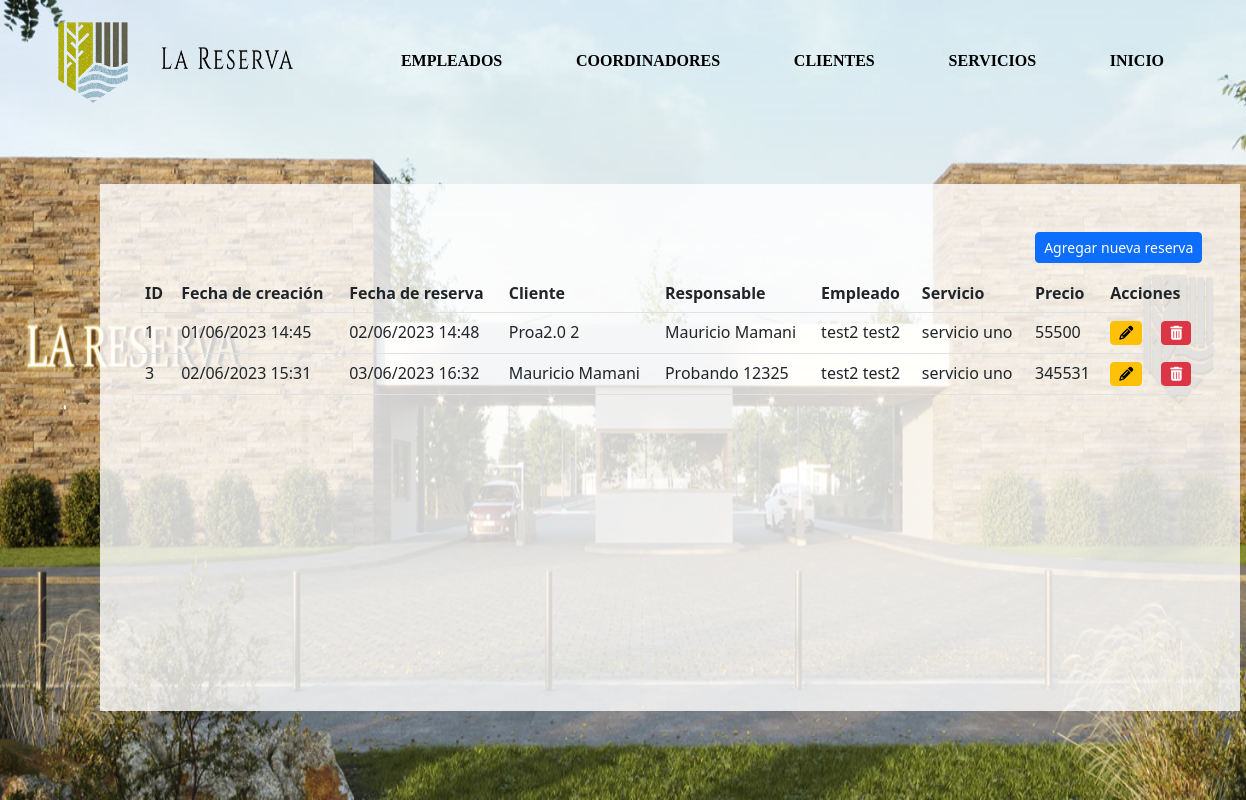
Before: /reservas/listado/ with the older database file.
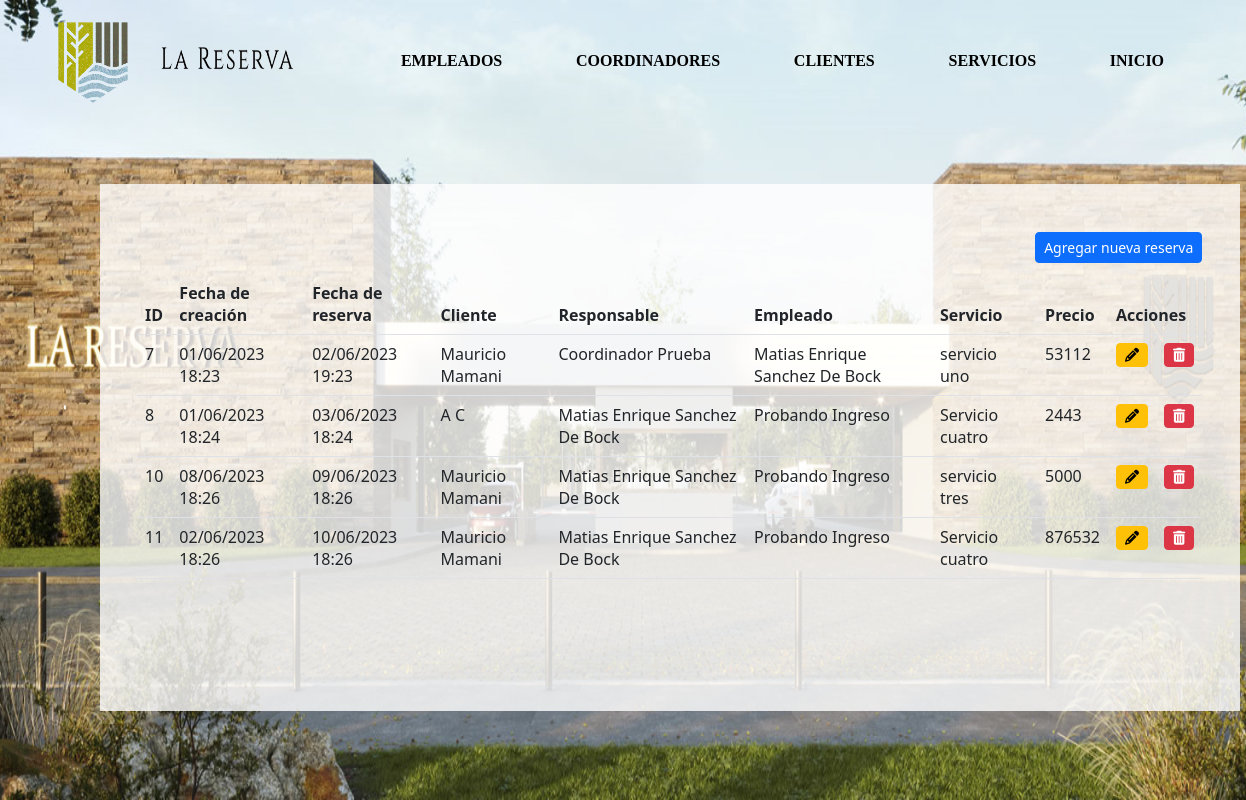
After: the same page with the newer database file.
### reservas/models.py (models this page shows, shortened)
class ReservaServicio(models.Model):
    fecha_creacion = models.DateTimeField(verbose_name="Fecha de creacion",auto_now_add=True)
    fecha_reserva = models.DateTimeField(verbose_name="Fecha de reserva")
    cliente = models.ForeignKey(Cliente,verbose_name="Cliente",on_delete=models.CASCADE,related_name="cliente")
    responsable = models.ForeignKey(Coordinador,verbose_name="Coordinador",on_delete=models.CASCADE,related_name="coordinador")
    empleado = models.ForeignKey(Empleado,verbose_name="Empleado",on_delete=models.CASCADE,related_name="empleado")
    servicio = models.ForeignKey(Servicio,verbose_name="Servicio",on_delete=models.CASCADE,related_name="servicio")
    precio = models.IntegerField(verbose_name="Precio")

class Cliente(models.Model):
    nombre = models.CharField(verbose_name="Nombre",max_length=50)
    apellido = models.CharField(verbose_name="Apellido",max_length=50)
    activo = models.BooleanField(verbose_name="Activo",default=True)

class Coordinador(models.Model):
    nombre = models.CharField(verbose_name="Nombre",max_length=50)
    apellido = models.CharField(verbose_name="Apellido",max_length=50)
    numero_documento = models.IntegerField(verbose_name="Numero de documento", unique=True)
    fecha_alta = models.DateTimeField(verbose_name="Fecha de alta",auto_now_add=True)
    activo = models.BooleanField(verbose_name="Activo",default=True)

class Empleado(models.Model):
    nombre = models.CharField(verbose_name="Nombre",max_length=50)
    apellido = models.CharField(verbose_name="Apellido",max_length=50)
    numero_legajo = models.IntegerField(verbose_name="Numero de legajo", unique=True)
    activo = models.BooleanField(verbose_name="Activo",default=True)

class Servicio(models.Model):
    nombre = models.CharField(verbose_name="Nombre", max_length=50)
    descripcion = models.CharField(verbose_name="Descripcion", max_length=50)
    precio = models.IntegerField(verbose_name="Precio")
    activo = models.BooleanField(verbose_name="Activo", default=True)

### reservas/views.py (the view)
# urls.py: path('listado/', views.listado_reservas_de_servicios,name="listado_reservas_de_servicios"),
def listado_reservas_de_servicios(request):
    reservas = ReservaServicio.objects.all();
    return render(request,"reservas/listar_reservas_de_servicios.html",{"reservas":reservas})

### reservas/templates/reservas/listar_reservas_de_servicios.html (shortened to what this page needs)
{% load static %}
<link rel="stylesheet" href="{% static 'css/home.css' %}">
 <link rel="stylesheet" href="{% static 'css/listados.css' %}" />
 <link rel="stylesheet" href="https://cdnjs.cloudflare.com/ajax/libs/font-awesome/6.2.1/css/all.min.css" />
 <link rel="stylesheet" href="https://cdn.jsdelivr.net/npm/bootstrap@5.2.3/dist/css/bootstrap.min.css" />
<div class="cabecera">
    <div>
        <img src="{% static 'img/BANNER-01.png' %}" alt="" width="100%" id="fondo">
    </div>
    <div class="navegar">
        <div id="div_logo">
            <img src="{% static 'img/resetImage.png' %}" alt="" id="logo">
            <img src="{% static 'img/resetImage (1).png' %}" alt="" id="logo_letra">
        </div>
        <div id="nav">
            <a href="{% url 'listado_empleados' %}" class="a">EMPLEADOS</a>
            <a href="{% url 'listado_coordinadores' %}" class="a">COORDINADORES</a>
            <a href="{% url 'listado_clientes' %}" class="a">CLIENTES</a>
            <a href="{% url 'listado_servicios' %}" class="a">SERVICIOS</a>
            <a href="{% url 'home' %}" class="a">INICIO</a>
        </div>
    </div>
    {% load tz %}
    <div class="container mt-4" id="tabla">
        <div class="row">
            <div class="col-sm-12 col-md-12 col-lg-12 col-xl-12">
                <a href="{% url 'registrar_reserva_de_servicio' %}" id="nuevo"><button class='btn btn-sm btn-primary'>Agregar nueva reserva</button></a>
                <div class="table-responsive" id="div1">
                    <table id="listado" class="table">
                        <thead>
                            <tr>
                                <th>ID</th>
                                <th>Fecha de creación</th>
                                <th>Fecha de reserva</th>
                                <th>Cliente</th>
                                <th>Responsable</th>
                                <th>Empleado</th>
                                <th>Servicio</th>
                                <th>Precio</th>
                                <th colspan="2">Acciones</th>
                            </tr>
                        </thead>
                        <tbody>
                            {% for reserva in reservas %}
                            <tr>
                                <td>{{reserva.id}}</td>
                                {% load tz %}
                                <td>{{reserva.fecha_creacion|localtime|date:"d/m/Y H:i"}}</td>
                                <td>{{reserva.fecha_reserva|localtime|date:"d/m/Y H:i" }}</td>
                                <td>{{reserva.cliente.nombre}} {{reserva.cliente.apellido}}</td>
                                <td>{{reserva.responsable.nombre}} {{reserva.responsable.apellido}}</td>
                                <td>{{reserva.empleado.nombre}} {{reserva.empleado.apellido}}</td>
                                <td>{{reserva.servicio.nombre}}</td>
                                <td>{{reserva.precio}}</td>
                                <td><a href="{% url 'modificar_reserva_de_servicio' reserva.id %}"><button class='btn btn-sm btn-warning'><i class='fa-solid fa-pencil'></i></button></a></td>
                                <td><a href="{% url 'eliminar_reserva_de_servicio' reserva.id %}"><button class='btn btn-sm btn-danger'><i class='fa-solid fa-trash-can'></i></button></a></td>
                            </tr>
                            {% endfor %}
                        </tbody>
                    </table>
                </div>
            </div>
        </div>
    </div>
</div>

Changed rows visible on the page:
removed ReservaServicio: id "1", fecha_creacion "01/06/2023 14:45", fecha_reserva "02/06/2023 14:48", cliente.nombre "Proa2.0", cliente.apellido "2", responsable.nombre "Mauricio", responsable.apellido "Mamani", empleado.nombre "test2", empleado.apellido "test2", servicio.nombre "servicio uno", precio "55500"
removed ReservaServicio: id "3", fecha_creacion "02/06/2023 15:31", fecha_reserva "03/06/2023 16:32", cliente.nombre "Mauricio", cliente.apellido "Mamani", responsable.nombre "Probando", responsable.apellido "12325", empleado.nombre "test2", empleado.apellido "test2", servicio.nombre "servicio uno", precio "345531"
added ReservaServicio: id "7", fecha_creacion "01/06/2023 18:23", fecha_reserva "02/06/2023 19:23", cliente.nombre "Mauricio", cliente.apellido "Mamani", responsable.nombre "Coordinador", responsable.apellido "Prueba", empleado.nombre "Matias Enrique", empleado.apellido "Sanchez De Bock", servicio.nombre "servicio uno", precio "53112"
added ReservaServicio: id "8", fecha_creacion "01/06/2023 18:24", fecha_reserva "03/06/2023 18:24", cliente.nombre "A", cliente.apellido "C", responsable.nombre "Matias Enrique", responsable.apellido "Sanchez De Bock", empleado.nombre "Probando", empleado.apellido "Ingreso", servicio.nombre "Servicio cuatro", precio "2443"
added ReservaServicio: id "10", fecha_creacion "08/06/2023 18:26", fecha_reserva "09/06/2023 18:26", cliente.nombre "Mauricio", cliente.apellido "Mamani", responsable.nombre "Matias Enrique", responsable.apellido "Sanchez De Bock", empleado.nombre "Probando", empleado.apellido "Ingreso", servicio.nombre "servicio tres", precio "5000"
added ReservaServicio: id "11", fecha_creacion "02/06/2023 18:26", fecha_reserva "10/06/2023 18:26", cliente.nombre "Mauricio", cliente.apellido "Mamani", responsable.nombre "Matias Enrique", responsable.apellido "Sanchez De Bock", empleado.nombre "Probando", empleado.apellido "Ingreso", servicio.nombre "Servicio cuatro", precio "876532"
